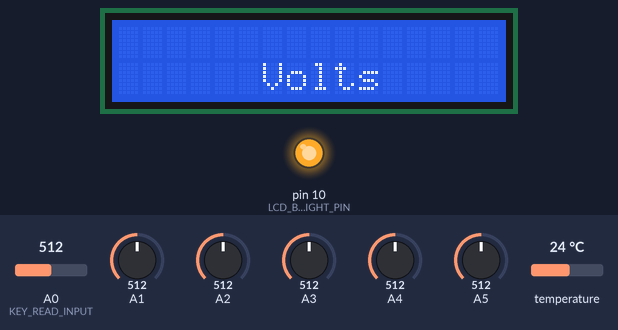
Bench run of a sketch on a simulated Arduino Uno, built with avr-gcc and run on an emulated ATmega328P. Parts: 16×2 character LCD, output pins drawn as LEDs (lit = HIGH). The test bench sets the inputs (shaded band); at power-on: A0 (KEY_READ_INPUT) = 512, A1 = 512, A2 = 512, A3 = 512, A4 = 512, A5 = 512, temperature 24 °C. What the sketch prints to the serial monitor is not drawn.

Above: at 1.2 s.
1.3 s: A0 (KEY_READ_INPUT) set to 585
7.4 s: A0 (KEY_READ_INPUT) set to 610
At 8.3 s:
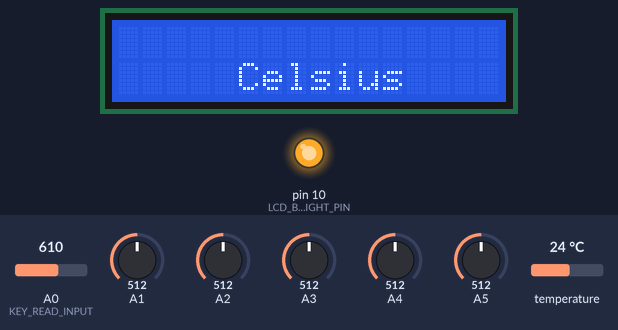
13.2 s: A0 (KEY_READ_INPUT) set to 306
At 15.1 s:
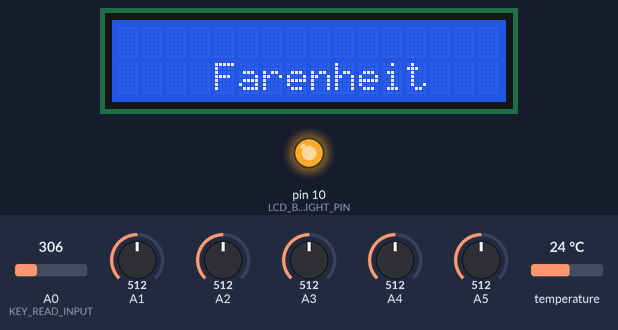
19.0 s: A0 (KEY_READ_INPUT) set to 30
At 20.6 s:
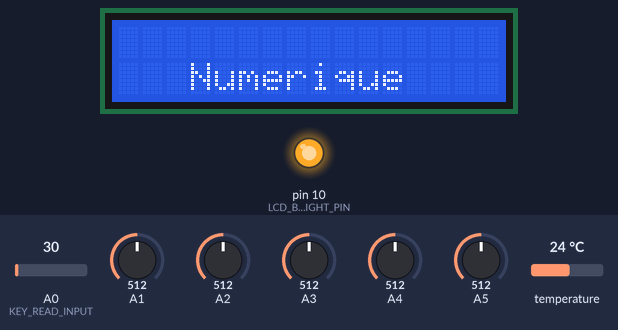
24.9 s: A1 set to 716
At 35.5 s:
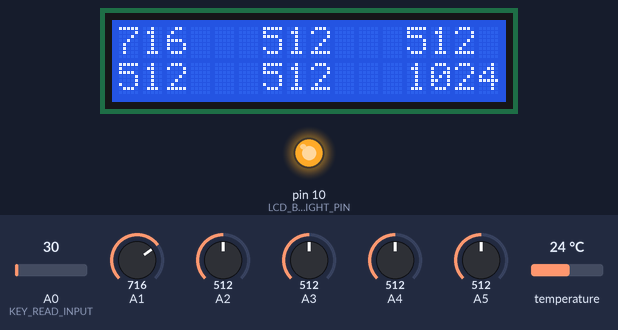
36.4 s: A2 set to 716
At 47.3 s:
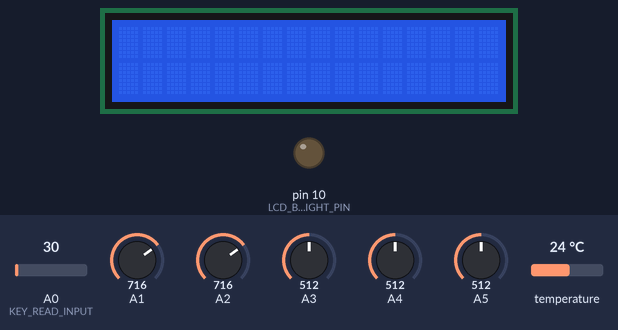
Timing chart, 0 to 48.8 s (numbered marks = the images above; inputs shaded):
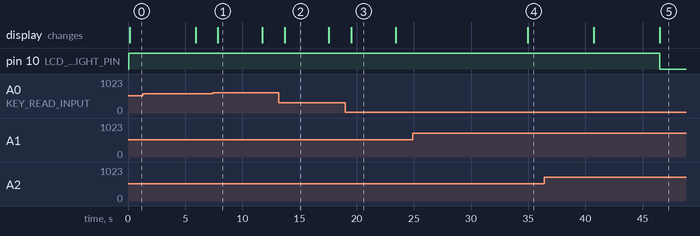

Measured:
- the behaviour switches between 599 and 600 on A0 (KEY_READ_INPUT) (found by bisection; images 0 and 1)
- after the input at 7.4 s, the display: changes after 0.47 s (image 1)
- after the input at 13.2 s, the display: changes after 0.50 s (image 2)
- after the input at 19.0 s, the display: changes after 0.53 s (image 3)
- after the input at 24.9 s, the display: changes after 10.1 s (image 4)
- what the display in image 1 shows lasts 3.8 s, from 7.9 s to 11.7 s

The sketch:

temp_monitor_lcd_with_ds18b20.ino
```cpp
#include <LiquidCrystal.h>
#include <LCDKeypad.h>
#include <OneWire.h>
#include <DallasTemperature.h>

#define REFERENCE_VOLTS 5
#define NUMBER_OF_SENSORS 5
#define FIRST_NTC_INPUT 1
#define DELAY_TIME 950

#define LCD_ENABLE 9
#define LCD_BACKLIGHT_PIN         10
#define LCD_BACKLIGHT_OFF()     digitalWrite( LCD_BACKLIGHT_PIN, LOW )
#define LCD_BACKLIGHT_ON()      digitalWrite( LCD_BACKLIGHT_PIN, HIGH )

#define NUMBER_OF_KEYS 5
#define KEY_READ_INPUT 0
#define KEY_DEBOUNCE_TIME 50

#define ONE_WIRE_BUS 2
#define DS18B20_SLEEPTIME 248
#define DS18B20_ONEWIRE_INDEX 0

const float DS18B20_NOT_READY = 85.0;

char MEASUREMENT_UNITS[5][17] = {
    "   Numerique    ",
    "     Celsius    ",
    "    Farenheit   ",
    "      Volts     ",
    "     Celsius    "
};

int ADC_KEY_VALS[5] = { 50, 200, 400, 600, 800 };

int key=-1;
int oldkey=-1;

float volts[NUMBER_OF_SENSORS];
int values[NUMBER_OF_SENSORS];
float temps[NUMBER_OF_SENSORS + 1];

float lastTempReading = 0.0;
int displayOnTime = 0;

/*
Assuming a third degree polynomial relationship between voltage
and temperature with a voltage divider made of an ntc
thermistor (pullup) and a 5k6 resistor (to ground).
Voltage measured across the 5k6 resistor.

*/

const float a3 = 1.669;
const float b2 = -10.809;
const float c1 =  41.851;
const float d = -25.581;

LiquidCrystal lcd(8, 13, 9, 4, 5, 6, 7);
OneWire oneWire(ONE_WIRE_BUS);
DallasTemperature sensors(&oneWire);

void(* resetFunc) (void) = 0;

float getVolt(int val){
  return (val / 1023.0) * REFERENCE_VOLTS;
}

float getTemp(float volts){
  return a3*pow(volts, 3) + b2*pow(volts, 2) + c1*volts + d;
}

float cToF(float c){
  return (c * 9 / 5) + 32.0;
}

void reportTemp(int in, float temp){
  Serial.print(in - 1);
  Serial.print(":");
  Serial.println(temp);
}

void displayRawValues(){
  lcd.clear();
  lcd.setCursor(0, 0);
  lcd.print(values[0]);
  lcd.setCursor(6, 0);
  lcd.print(values[1]);
  lcd.setCursor(12, 0);
  lcd.print(values[2]);
  lcd.setCursor(0, 1);
  lcd.print(values[3]);
  lcd.setCursor(6, 1);
  lcd.print(values[4]);
  lcd.setCursor(12, 1);
  lcd.print("1024");
}

void displayCelsiuses(){
  lcd.clear();
  lcd.setCursor(0, 0);
  lcd.print(temps[0], 1);
  lcd.setCursor(6, 0);
  lcd.print(temps[1], 1);
  lcd.setCursor(12, 0);
  lcd.print(temps[2], 1);
  lcd.setCursor(0, 1);
  lcd.print(temps[3], 1);
  lcd.setCursor(6, 1);
  lcd.print(temps[4], 1);
  lcd.setCursor(12, 1);
  lcd.print(temps[5],1);
}

void displayFarenheits(){
  lcd.clear();
  lcd.setCursor(0, 0);
  lcd.print(cToF(temps[0]), 1);
  lcd.setCursor(6, 0);
  lcd.print(cToF(temps[1]), 1);
  lcd.setCursor(12, 0);
  lcd.print(cToF(temps[2]), 1);
  lcd.setCursor(0, 1);
  lcd.print(cToF(temps[3]), 1);
  lcd.setCursor(6, 1);
  lcd.print(cToF(temps[4]), 1);
  lcd.setCursor(12, 1);
  lcd.print(cToF(temps[5]), 1);
}

void displayVolts(){
  lcd.clear();
  lcd.setCursor(0, 0);
  lcd.print(volts[0], 2);
  lcd.setCursor(6, 0);
  lcd.print(volts[1], 2);
  lcd.setCursor(12, 0);
  lcd.print(volts[2], 2);
  lcd.setCursor(0, 1);
  lcd.print(volts[3], 2);
  lcd.setCursor(6, 1);
  lcd.print(volts[4], 2);
  lcd.setCursor(12, 1);
  lcd.print("   V");
}

int getKey(unsigned int input){
    int k;
    for (k = 0; k < NUMBER_OF_KEYS; k++){
      if (input < ADC_KEY_VALS[k]){
        return k;
      }
    }
    if (k >= NUMBER_OF_KEYS)k = -1;  // No valid key pressed
    return k;
}

int getKeypress(){
  int adcKeyIn = analogRead(KEY_READ_INPUT);
   key = getKey(adcKeyIn);
   if (key != oldkey){
     delay(KEY_DEBOUNCE_TIME);
     adcKeyIn = analogRead(KEY_READ_INPUT);
     key = getKey(adcKeyIn);
     if (key != oldkey){
       lcd.clear();
       lcd.setCursor(0, 1);
       oldkey = key;
       if (key >= 0){
           lcd.print(MEASUREMENT_UNITS[key]);
       }
     }
   }
   return key;
}

void setup(){
  Serial.begin(9600);
  lcd.begin(16, 2);
  digitalWrite( LCD_BACKLIGHT_PIN, HIGH );
  pinMode( LCD_BACKLIGHT_PIN, OUTPUT );
  sensors.begin();
  int nbSensors;
  nbSensors = sensors.getDeviceCount();
  lcd.print("Nb. of sensors");
  lcd.setCursor(7, 1);
  lcd.print(nbSensors);
}

void loop(){
  float temp;
  float volt;
  if (displayOnTime > 15){
      lcd.noDisplay();
  }
  if (displayOnTime > 20){
      LCD_BACKLIGHT_OFF();
  }
  for(int i = 0; i < NUMBER_OF_SENSORS; i++){
    key = getKeypress();
    if (key > 0){
      displayOnTime = 0;
      LCD_BACKLIGHT_ON();
      lcd.display();
    }
    int input = i + FIRST_NTC_INPUT;
    int value = analogRead(input);
    volt = getVolt(value);
    temp = getTemp(volt);
    values[i] = value;
    temps[i] = temp;
    volts[i] = volt;
    delay(DELAY_TIME);
    reportTemp(input, temp);
    displayOnTime += 1;
  }
  sensors.requestTemperatures();
  float newTemp = sensors.getTempCByIndex(DS18B20_ONEWIRE_INDEX);
  delay(DS18B20_SLEEPTIME);
  if (newTemp < DS18B20_NOT_READY){
    temp = newTemp;
    lastTempReading = temp;
  }else{
    temp = lastTempReading;
  }
  temps[NUMBER_OF_SENSORS] = temp;
  reportTemp(NUMBER_OF_SENSORS+1, temp);

  if(key == 0){
   displayRawValues();
  }else if(key == 2){
    displayFarenheits();
  }else if(key == 3){
    displayVolts();
  }else{
    displayCelsiuses();
  }
}
```
